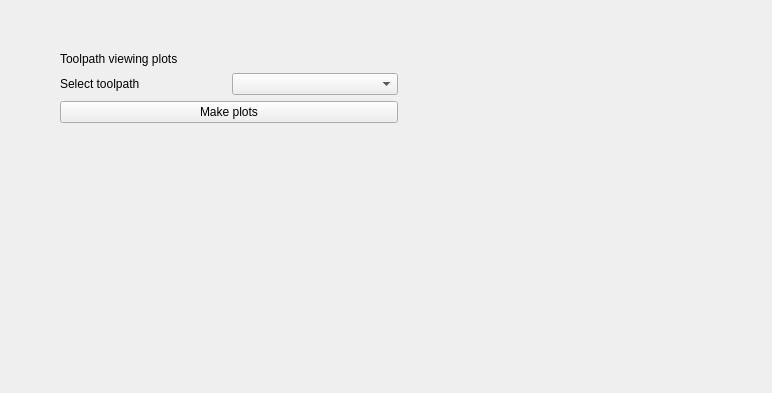
<?xml version="1.0" encoding="UTF-8"?>
<ui version="4.0">
 <class>SingleToolpathPlots</class>
 <widget class="QWidget" name="SingleToolpathPlots">
  <property name="geometry">
   <rect>
    <x>0</x>
    <y>0</y>
    <width>772</width>
    <height>393</height>
   </rect>
  </property>
  <property name="windowTitle">
   <string>Form</string>
  </property>
  <widget class="QWidget" name="layoutWidget">
   <property name="geometry">
    <rect>
     <x>60</x>
     <y>50</y>
     <width>681</width>
     <height>151</height>
    </rect>
   </property>
   <layout class="QGridLayout" name="gridLayout">
    <item row="1" column="2">
     <widget class="QWidget" name="plot_br" native="true"/>
    </item>
    <item row="0" column="1">
     <layout class="QVBoxLayout" name="verticalLayout">
      <item>
       <widget class="QLabel" name="label_3">
        <property name="text">
         <string>Toolpath viewing plots</string>
        </property>
       </widget>
      </item>
      <item>
       <layout class="QHBoxLayout" name="horizontalLayout">
        <item>
         <widget class="QLabel" name="label_4">
          <property name="text">
           <string>Select toolpath</string>
          </property>
         </widget>
        </item>
        <item>
         <widget class="QComboBox" name="comboBox"/>
        </item>
       </layout>
      </item>
      <item>
       <widget class="QPushButton" name="pushButton">
        <property name="text">
         <string>Make plots</string>
        </property>
       </widget>
      </item>
     </layout>
    </item>
    <item row="0" column="2">
     <widget class="QWidget" name="plot_tr" native="true"/>
    </item>
    <item row="1" column="1">
     <widget class="QWidget" name="plot_bl" native="true"/>
    </item>
   </layout>
  </widget>
 </widget>
 <resources/>
 <connections/>
</ui>
